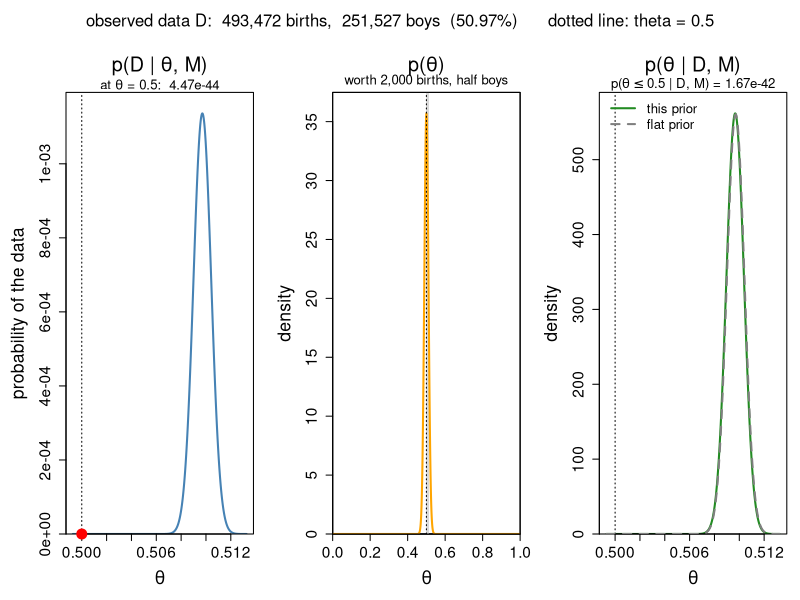

Generate this figure with R:
# Laplace's question: are boys more likely to be born than girls?
#
# Paris baptism records, 1745 to 1770: 251,527 boys and 241,945 girls.  That
# is 50.97% boys.  Is the probability of a boy, theta, really above 0.5, or
# could a fair "coin" have produced this?
#
# The three curves of TwoPriors.R, for Laplace's data.  The likelihood panel
# also shows the difference between the two frameworks of this section:
# a hypothesis test looks at ONE point on the likelihood curve (theta = 0.5);
# Bayes' theorem uses the WHOLE curve.

share_of_records <- 1   # 1 = all records.  Try 0.01 or 0.001 and run again.
prior_weight <- 2000   # 0 = Laplace's flat prior.  Try 20000 and run again.

boys <- round(251527 * share_of_records)    # the data, D ...
girls <- round(241945 * share_of_records)
births <- boys + girls                       # ... out of this many births

theta_null <- 0.5      # the value a hypothesis test would assume

# ---------------------------------------------------------------- the curves

# Candidate values for theta.  The grid is fine because, with this much data,
# the posterior is very narrow.
step <- 0.000001
theta <- seq(0, 1, by = step)

# p(D | theta, M) for every candidate.
likelihood <- dbinom(boys, births, theta)

# Laplace used a flat prior: before seeing the records, every theta between
# 0 and 1 was taken as equally probable.  With prior_weight above 0 we use a
# skeptic's prior instead: someone who is sure the ratio is close to 50/50.
# prior_weight is not data: it sets the shape of the prior, and the larger it
# is, the narrower the prior.  The skeptic is as sure as if they had already
# seen prior_weight births, half of them boys.  20000 puts 95% of the prior
# between 0.493 and 0.507.
prior_shape <- 1 + prior_weight / 2
prior <- dbeta(theta, prior_shape, prior_shape)    # flat when prior_weight = 0
flat_prior <- dunif(theta)

# Bayes' theorem, candidate by candidate, as in TwoPriors.R.  We also keep the
# posterior under the flat prior, to see how much the prior changed it.
p_data <- sum(likelihood * prior) * step
posterior <- likelihood * prior / p_data
flat_posterior <- likelihood * flat_prior / (sum(likelihood * flat_prior) * step)

# ---------------------------------------------------------------- the numbers

# The hypothesis test uses only the likelihood at theta = 0.5 ...
likelihood_null <- dbinom(boys, births, theta_null)

# ... or, in practice, the p value: the probability of at least this many
# boys if theta = 0.5.  That is a sum over possible data, all at theta = 0.5.
p_value <- pbinom(boys - 1, births, theta_null, lower.tail = FALSE)

# Bayes: the probability that theta is 0.5 or less, the area of the posterior
# left of 0.5.  The grid gives it approximately; the beta distribution exactly.
p_below_grid <- sum(posterior[theta <= theta_null]) * step
p_below <- pbeta(theta_null, boys + prior_shape, girls + prior_shape)

# ---------------------------------------------------------------- the plot

# The likelihood and posterior panels show only a narrow stretch of theta:
# from just below 0.5 to just past the posterior.  Everywhere else both curves
# are flat at zero.
spread <- sqrt(boys * girls / births^3)
shown <- theta >= min(theta_null, boys / births - 5 * spread) - spread &
         theta <= boys / births + 5 * spread

# R shrinks the text when three panels share a row; the cex settings undo that
# so the labels survive being put on a slide.
par(mfrow = c(1, 3), oma = c(0, 0, 3, 0), mar = c(5, 5, 4, 1),
    cex.axis = 1.4, cex.lab = 1.6, cex.main = 1.8)

# The likelihood, with the one point a hypothesis test looks at.
plot(theta[shown], likelihood[shown], type = "l", lwd = 2, col = "steelblue",
     ylim = c(0, max(likelihood) * 1.05), yaxs = "i",
     xlab = bquote(theta), ylab = "probability of the data",
     main = bquote("p(D | " * theta * ", M)"))
abline(v = theta_null, lty = 3)
points(theta_null, likelihood_null, pch = 19, cex = 2, col = "red", xpd = NA)
title(main = bquote("at " * theta * " = " * .(theta_null) * ":  " *
                      .(signif(likelihood_null, 3))),
      line = 0.6, font.main = 1, cex.main = 1.2)

# The prior, over the full range of theta: flat (or not) only means something
# when we see all of it.  The grey strip is the stretch the other two panels zoom
# into.  It has its own y axis: on the posterior's axis it would be a line
# along the bottom.
prior_top <- max(1.2, max(prior) * 1.05)
plot(c(0, 1), c(1, 1), type = "n",
     xlim = c(0, 1), ylim = c(0, prior_top), xaxs = "i", yaxs = "i",
     xlab = bquote(theta), ylab = "density",
     main = bquote("p(" * theta * ")"))
rect(min(theta[shown]), 0, max(theta[shown]), prior_top, col = "grey85",
     border = NA)
lines(theta, prior, lwd = 2, col = "orange")
abline(v = theta_null, lty = 3)
box()
title(main = if (prior_weight == 0) "flat" else
               paste("worth", format(prior_weight, big.mark = ","),
                     "births, half boys"),
      line = 0.6, font.main = 1, cex.main = 1.2)

# The posterior.
plot(theta[shown], posterior[shown], type = "l", lwd = 2, col = "forestgreen",
     ylim = c(0, max(posterior) * 1.05), yaxs = "i",
     xlab = bquote(theta), ylab = "density",
     main = bquote("p(" * theta * " | D, M)"))
abline(v = theta_null, lty = 3)
if (prior_weight > 0) {
  # The posterior Laplace got with the flat prior, for comparison.
  lines(theta[shown], flat_posterior[shown], lwd = 2, lty = 2, col = "grey50")
  legend("topleft", c("this prior", "flat prior"), lwd = 2, lty = c(1, 2),
         col = c("forestgreen", "grey50"), bty = "n", cex = 1.2)
}
title(main = bquote("p(" * theta <= .(theta_null) * " | D, M) = " *
                      .(signif(p_below, 3))),
      line = 0.6, font.main = 1, cex.main = 1.2)

mtext(paste0("observed data D:  ", format(births, big.mark = ","), " births,  ",
             format(boys, big.mark = ","), " boys  (",
             round(100 * boys / births, 2), "%)      dotted line: theta = ",
             theta_null),
      outer = TRUE, line = 0.8, cex = 1)

# ---------------------------------------------------------------- the point

# The hypothesis test asks: if theta were 0.5, how surprising would these data
# be?  It uses the red dot and nothing else.  Bayes' theorem asks: given these
# data, how probable is each theta?  It uses the whole likelihood curve, and
# tells us what theta is (close to 0.51) and how sure we can be (very).
#
# The p value and p(theta <= 0.5 | D) below are close.  That happens whenever
# the prior is flat (try share_of_records = 0.001), and it is part of why p
# values are so easily read as p(theta | D).  They still answer different
# questions, and once the prior is not flat they come apart.
#
# With prior_weight = 20000 the skeptic starts out almost sure that theta is
# below 0.507, yet the posterior hardly moves: 493,472 births outweigh a prior
# worth 20,000.  Try share_of_records = 0.01 with the same prior to see the
# prior win.
cat("share of boys              :", round(boys / births, 4), "\n")
cat("posterior mean of theta    :",
    round((boys + prior_shape) / (births + 2 * prior_shape), 4), "\n")
cat("p(D | theta = 0.5, M)      :", signif(likelihood_null, 3), "\n")
cat("p value (theta = 0.5)      :", signif(p_value, 3), "\n")
cat("p(theta <= 0.5 | D), grid  :", signif(p_below_grid, 3), "\n")
cat("p(theta <= 0.5 | D), exact :", signif(p_below, 3), "\n")
cat("95% credible interval      :",
    round(qbeta(c(0.025, 0.975), boys + prior_shape, girls + prior_shape), 4),
    "\n")

# For comparison: Arbuthnot (1710) found more boys than girls in all 82 years
# of London christenings he looked at.  If theta were 0.5, each year would be
# a coin flip, and 82 boy-years in a row would have this probability:
cat("\nArbuthnot, (1/2)^82        :", signif(0.5^82, 3), "\n")
